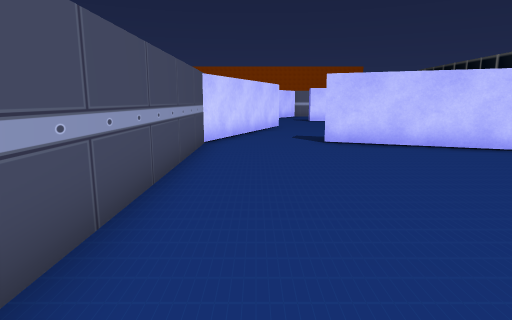
View 1 (above)

16 first-person views from a walk through a scene from a Unity 3-D project. The camera is 1.2 m above the floor, tilts 10° down and sees 75° across. The floor is counted in squares, 1 m on a side. Each view is taken from the middle of a square. On the plan, view 1 faces up. The plan holds only what a view shows up to about 14 squares ahead; the rest is blank. The place goes on beyond the plan. The player is left out. Some animated figures are left out.

View 2
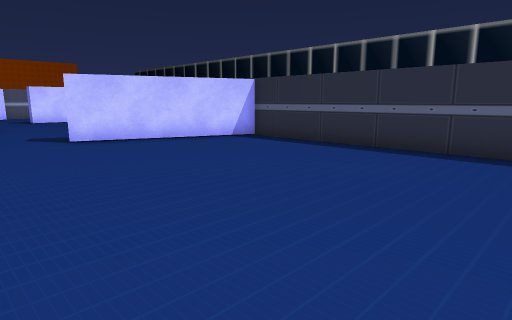

View 3
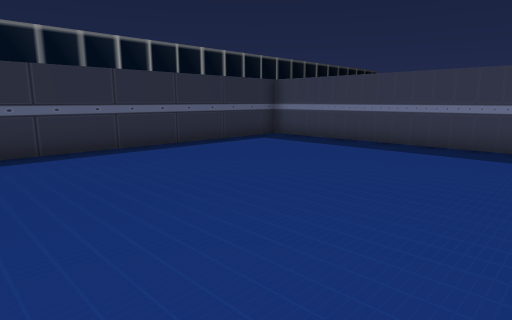

View 4
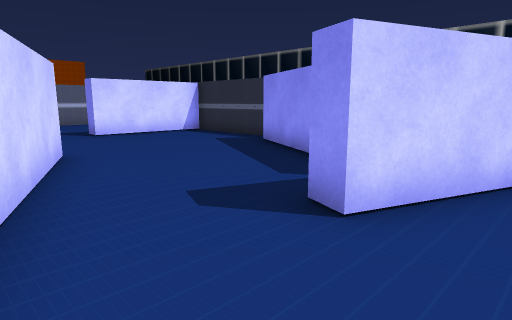

View 5
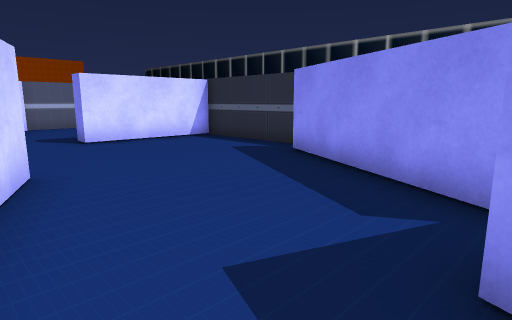

View 6
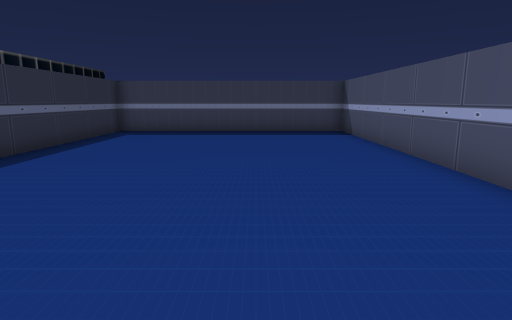

View 7
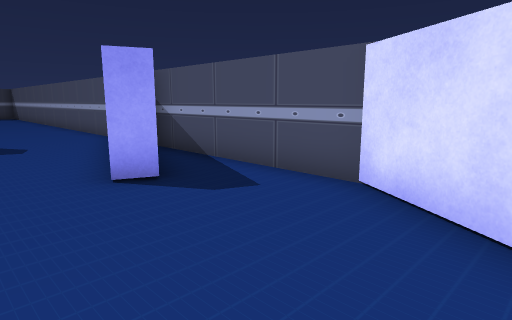

View 8
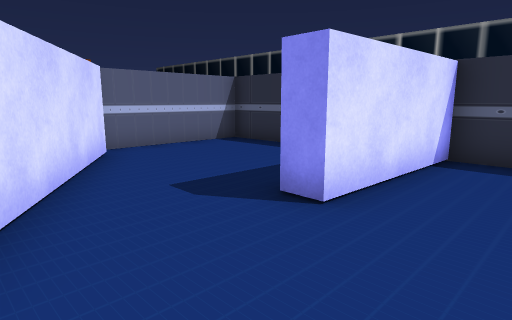

View 9
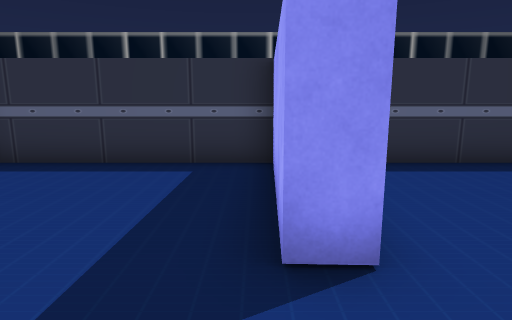

View 10
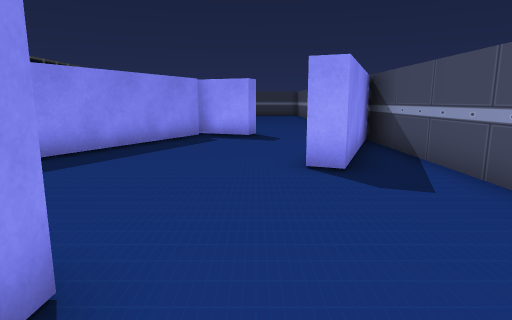

View 11
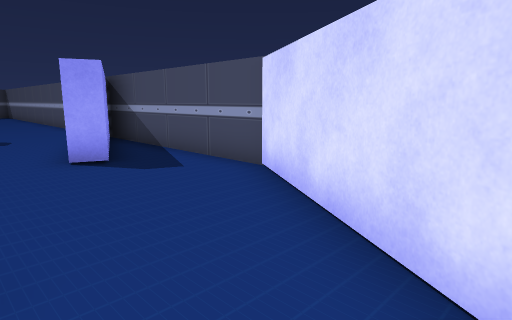

View 12
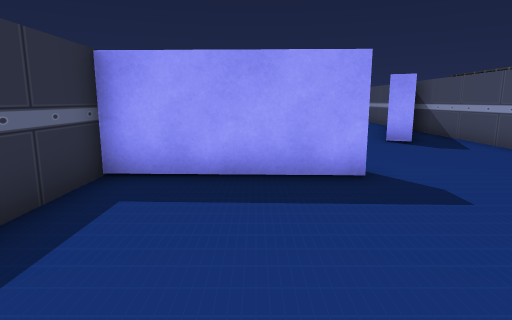

View 13
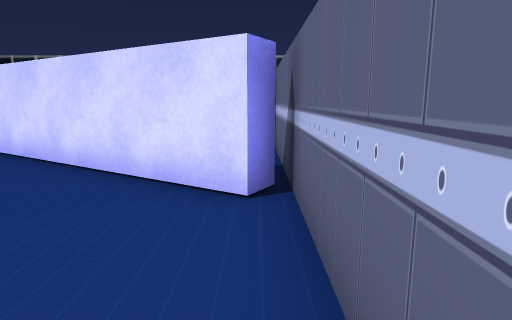

View 14
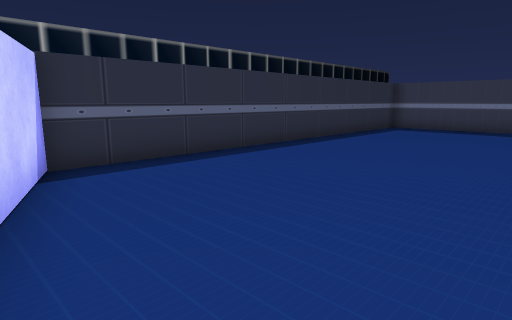

View 15
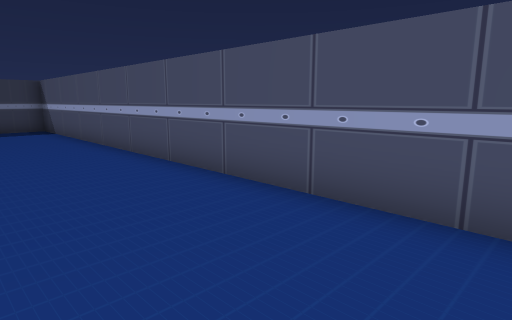

View 16
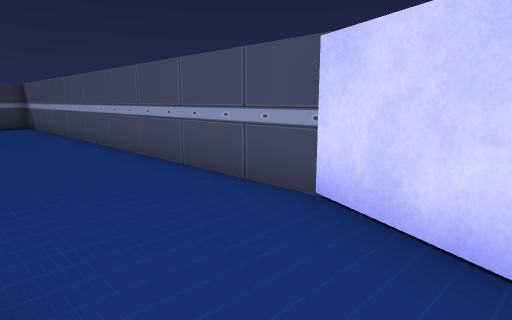

### Floor plan
Ten units are one square. View 1 is at (0, 0); x grows to the right and y downward. Boxes are objects, and circles mark ways between rooms. Rooms are numbered by the first view taken in them; rooms with no view inside come last. Other rooms are left out.
<svg viewBox="-20 -270 100 340">
<path fill="none" stroke="#000" d="M40 -102 66 -153M75 -159 75 -200 32 -201M8 -223 -15 -187 -15 -115 4 -163 11 -160 -15 -96 -15 65 75 65 75 -76 20 -97 23 -103 42 -96M30 -259 8 -223M32 -201 33 -208 75 -207 75 -265 10 -265"/>
<circle cx="25" cy="-215" r="3" fill="#2a7"/>
<text x="30" y="-60">1</text>
<text x="50" y="-240">2</text>
</svg>
Room 1 opens to room 2.

Where each view was taken, in squares from view 1:
view 1: 0 up, 0 right, facing up
view 2: 1 down, 1 left, facing up-right
view 3: 3 up, 1 left, facing down-right
view 4: 8 up, 1 left, facing up-right
view 5: 10 up, 0 right, facing up-right
view 6: 7 up, 2 right, facing down
view 7: 21 up, 3 right, facing down-left
view 8: 18 up, 0 right, facing up-right
view 9: 21 up, 1 right, facing right
view 10: 22 up, 2 right, facing down
view 11: 23 up, 3 right, facing down-left
view 12: 26 up, 5 right, facing down
view 13: 26 up, 7 right, facing left
view 14: 9 up, 1 right, facing down-right
view 15: 9 up, 2 right, facing down-left
view 16: 12 up, 2 right, facing down-left
